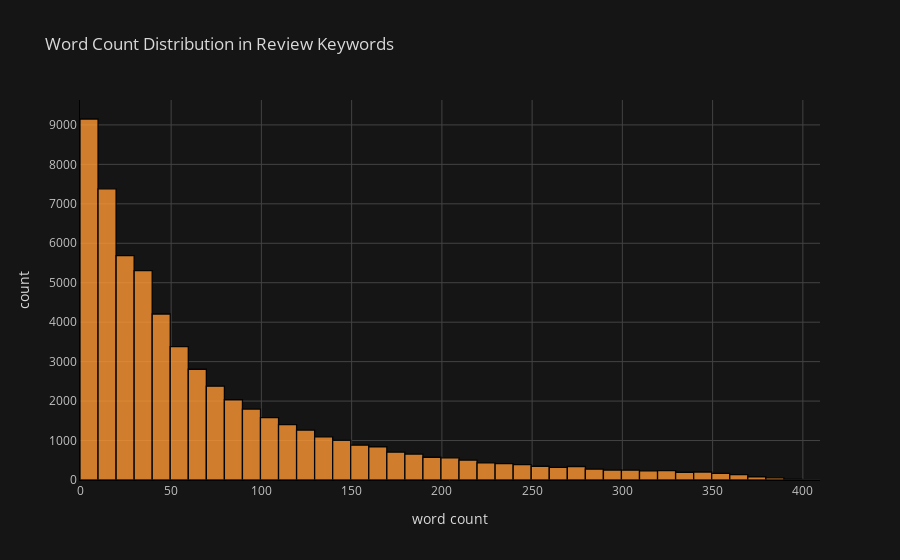

Notebook cell for this chart:
### Code cell
df['word_count'].iplot(
    kind='hist',
    bins = 50,
    linecolor='black',
    xTitle='word count',
    yTitle='count',
    title='Word Count Distribution in Review Keywords')

### Figure 1 — Plotly figure (JSON) as saved in the notebook; plotly's stock layout.template omitted (floating-point values rounded to 4 significant figures; data arrays with more than 128 entries replaced by an {"elided": "..."} marker saying what was removed)
{"data": [{"histfunc": "count", "histnorm": "", "marker": {"color": "rgba(255, 153, 51, 1.0)", "line": {"color": "#000000", "width": 1.3}}, "name": "word_count", "nbinsx": 50, "opacity": 0.8, "orientation": "v", "type": "histogram", "x": {"elided": "59561 int values"}}], "layout": {"barmode": "overlay", "legend": {"bgcolor": "#151516", "font": {"color": "#D9D9D9"}}, "paper_bgcolor": "#151516", "plot_bgcolor": "#151516", "title": {"font": {"color": "#D9D9D9"}, "text": "Word Count Distribution in Review Keywords"}, "xaxis": {"gridcolor": "#434343", "linecolor": "black", "showgrid": true, "tickfont": {"color": "#C2C2C2"}, "title": {"font": {"color": "#D9D9D9"}, "text": "word count"}, "zerolinecolor": "#666570"}, "yaxis": {"gridcolor": "#434343", "linecolor": "black", "showgrid": true, "tickfont": {"color": "#C2C2C2"}, "title": {"font": {"color": "#D9D9D9"}, "text": "count"}, "zerolinecolor": "#666570"}}}
